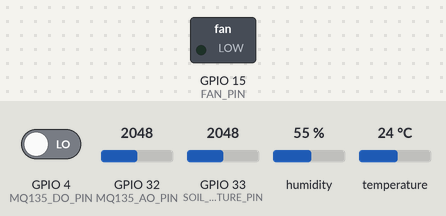
The sketch below on a simulated ESP32. Parts: switched loads named in the sketch (green lamp = pin HIGH). Inputs (shaded band) come from the test bench; at power-on: humidity 55 %, GPIO 4 (MQ135_DO_PIN) LOW, GPIO 32 (MQ135_AO_PIN) = 2048, GPIO 33 (SOIL_MOISTURE_PIN) = 2048, temperature 24 °C (analog values on the 0–4095 scale). WiFi joins after 1.5 s; servers stay silent unless stated; no MQTT or app messages arrive unless stated; what the sketch prints to the serial monitor is not drawn.

Above: at 2.7 s.
2.8 s: humidity set to 57 %
At 3.8 s:
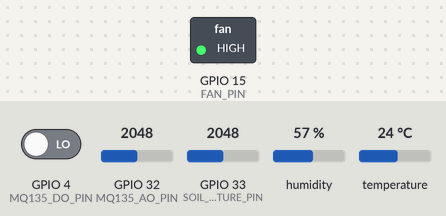
6.9 s: humidity set to 22 %
At 9.5 s:
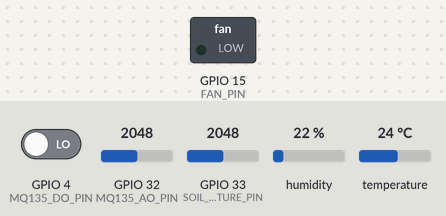
13.5 s: humidity set to 68 %
At 15.3 s:
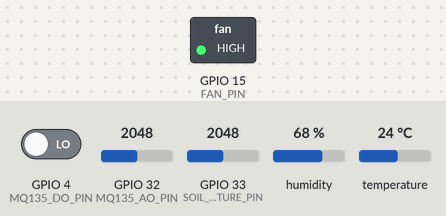
17.6 s: humidity set to 40 %
At 18.8 s:
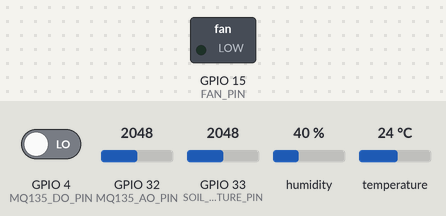
Timing chart, 0 to 20.6 s (numbered marks = the images above; inputs shaded):
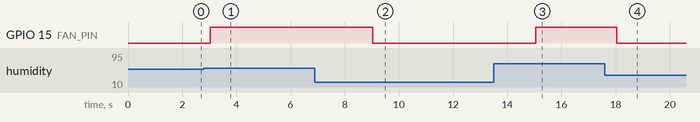

The sketch:

sketch_jul2a.ino
```cpp
#include <WiFi.h>
#include <WiFiClientSecure.h>
#include <PubSubClient.h>
#include "DHT.h"

// WiFi credentials
const char* ssid = "Aksk7";
const char* password = "12345678";

// MQTT credentials
const char* mqtt_server = "29fcdac0ec29495ba077d6154881bbdf.s1.eu.hivemq.cloud";
const char* mqtt_user = "user123";
const char* mqtt_pass = "%p&7!YBx)ky-Ny7";
const char* mqtt_client_id = "ESP32_SensorClient";
const uint16_t mqtt_port = 8883;

// MQTT Topics
const char* topicTemp = "sensor/temperature";
const char* topicHum = "sensor/humidity";
const char* topicNH3 = "sensor/nh3";
const char* topicH2S = "sensor/h2s";
const char* topicCO2 = "sensor/co2";
const char* topicMQ135Analog = "sensor/mq135_analog";
const char* topicMoisture = "sensor/soil_moisture";

// Pins
#define MQ135_AO_PIN 32
#define MQ135_DO_PIN 4
#define DHTPIN 5
#define DHTTYPE DHT11
#define SOIL_MOISTURE_PIN 33
#define FAN_PIN 15

const float RLOAD = 10000.0;
const float baselineResistance = 10000.0;

DHT dht(DHTPIN, DHTTYPE);
WiFiClientSecure secureClient;
PubSubClient client(secureClient);

unsigned long lastPublishMillis = 0;
const unsigned long publishInterval = 3000;
unsigned long lastMqttAttempt = 0;
const unsigned long mqttRetryInterval = 5000;

void setup_wifi() {
  Serial.print("Connecting to WiFi...");
  WiFi.begin(ssid, password);

  unsigned long start = millis();
  while (WiFi.status() != WL_CONNECTED && millis() - start < 20000) {
    delay(500);
    Serial.print(".");
  }

  if (WiFi.status() == WL_CONNECTED) {
    Serial.println("\nWiFi connected");
    Serial.print("IP address: ");
    Serial.println(WiFi.localIP());
  } else {
    Serial.println("\nFailed to connect to WiFi");
  }
}

void attemptMqttConnect() {
  if (client.connected()) return;

  Serial.print("Attempting MQTT connection...");
  if (client.connect(mqtt_client_id, mqtt_user, mqtt_pass)) {
    Serial.println("connected");
  } else {
    Serial.print("failed, rc=");
    Serial.print(client.state());
    Serial.println(" (will retry later)");
  }
}

float estimateGasPPM(float resistance, float baselineResistance, float coefficient) {
  return coefficient * (resistance / baselineResistance);
}

void setup() {
  Serial.begin(115200);
  delay(50);
  dht.begin();

  analogReadResolution(12);
  analogSetPinAttenuation(MQ135_AO_PIN, ADC_11db);
  analogSetPinAttenuation(SOIL_MOISTURE_PIN, ADC_11db);
  pinMode(MQ135_DO_PIN, INPUT);

  pinMode(FAN_PIN, OUTPUT);
  digitalWrite(FAN_PIN, LOW);

  setup_wifi();

  secureClient.setInsecure(); // For testing -- replace with setCACert() for production

  client.setServer(mqtt_server, mqtt_port);
}

void loop() {
  if (!client.connected() && (millis() - lastMqttAttempt > mqttRetryInterval)) {
    lastMqttAttempt = millis();
    attemptMqttConnect();
  }

  client.loop();

  if (millis() - lastPublishMillis >= publishInterval) {
    lastPublishMillis = millis();

    float temperature = dht.readTemperature();
    float humidity = dht.readHumidity();

    int mq135Analog = analogRead(MQ135_AO_PIN);
    int mq135Digital = digitalRead(MQ135_DO_PIN);

    float voltage = mq135Analog * (3.3f / 4095.0f);
    float resistance = (voltage > 0.01f) ? (RLOAD * (3.3f - voltage) / voltage) : 1e6;

    float nh3_ppm = estimateGasPPM(resistance, baselineResistance, 10.0);
    float h2s_ppm = estimateGasPPM(resistance, baselineResistance, 5.0);
    float co2_ppm = estimateGasPPM(resistance, baselineResistance, 15.0);

    int soilRaw = analogRead(SOIL_MOISTURE_PIN);
    int soilMoisturePercent = map(soilRaw, 4095, 0, 0, 100);
    soilMoisturePercent = constrain(soilMoisturePercent, 0, 100);

    Serial.println("--- Sensor Readings ---");
    Serial.print("WiFi Connected: ");
    Serial.println(WiFi.status() == WL_CONNECTED ? "YES" : "NO");
    Serial.print("MQTT Connected: ");
    Serial.println(client.connected() ? "YES" : "NO");

    if (!isnan(temperature)) {
      Serial.printf("Temperature: %.2f °C\n", temperature);
    } else {
      Serial.println("Temperature read error");
    }
    if (!isnan(humidity)) {
      Serial.printf("Humidity: %.2f %%\n", humidity);
    } else {
      Serial.println("Humidity read error");
    }
    Serial.printf("MQ135 Analog: %d (Voltage: %.3f V)\n", mq135Analog, voltage);
    Serial.printf("Sensor Resistance: %.1f Ohms\n", resistance);
    Serial.printf("Estimated NH3: %.2f ppm\n", nh3_ppm);
    Serial.printf("Estimated H2S: %.2f ppm\n", h2s_ppm);
    Serial.printf("Estimated CO2: %.2f ppm\n", co2_ppm);
    Serial.printf("MQ135 Digital Threshold: %d\n", mq135Digital);
    Serial.printf("Soil Moisture: %d %%\n", soilMoisturePercent);

    Serial.print("Fan: ");
    if (humidity > 55.0) {
      digitalWrite(FAN_PIN, HIGH);
      Serial.println("ON");
    } else {
      digitalWrite(FAN_PIN, LOW);
      Serial.println("OFF");
    }

    Serial.println("---------------------------");

    if (client.connected()) {
      if (!isnan(temperature)) client.publish(topicTemp, String(temperature, 2).c_str());
      if (!isnan(humidity)) client.publish(topicHum, String(humidity, 2).c_str());
      client.publish(topicNH3, String(nh3_ppm, 2).c_str());
      client.publish(topicH2S, String(h2s_ppm, 2).c_str());
      client.publish(topicCO2, String(co2_ppm, 2).c_str());
      client.publish(topicMQ135Analog, String(mq135Analog).c_str());
      client.publish(topicMoisture, String(soilMoisturePercent).c_str());
    } else {
      Serial.println("Not connected to MQTT — skipping publish");
    }
  }
}
```

Measured:
- the behaviour switches between 55 and 56 % on humidity (found by bisection; images 0 and 1)
- after the input at 2.8 s, GPIO 15 (FAN_PIN): LOW → HIGH after 0.24 s
- after the input at 6.9 s, GPIO 15 (FAN_PIN): HIGH → LOW after 2.1 s
- after the input at 13.5 s, GPIO 15 (FAN_PIN): LOW → HIGH after 1.5 s
- after the input at 17.6 s, GPIO 15 (FAN_PIN): HIGH → LOW after 0.44 s
